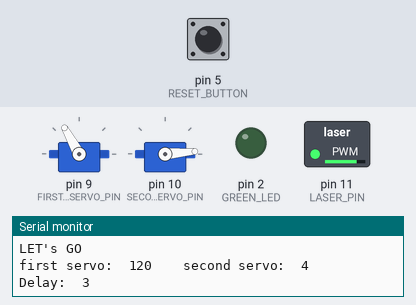
Simulated run of this sketch. Board: Arduino Uno, built with avr-gcc and run on an emulated ATmega328P. Parts: 2 × servo, switched loads named in the sketch (green lamp = pin HIGH), output pins drawn as LEDs (lit = HIGH), the last lines printed to the serial monitor. The inputs (shaded band) are chosen by the test bench; at power-on: pin 5 (RESET_BUTTON) LOW. Random numbers use the default seed unless the sketch sets one.

Above: at 16.6 s.
16.7 s: pin 5 (RESET_BUTTON) pulled HIGH for 3.2 s
At 21.1 s:
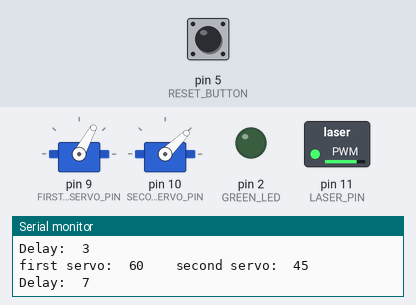
At 28.8 s:
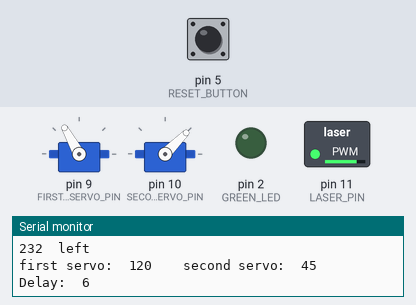
Timing chart, 0 to 29.7 s (numbered marks = the images above; inputs shaded):
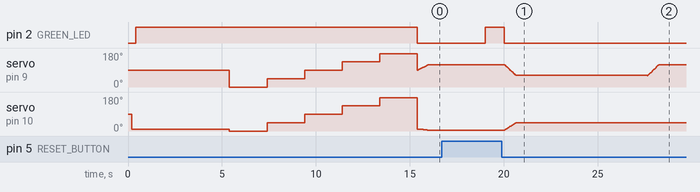

The sketch:

LaserCatToy.ino
```cpp
/** source:
    https://github.com/TrashRobotics/LaserCatToy/blob/main/laser_toy/laser_toy_en.ino
*/

#include <Servo.h>
#include <FastLED.h>

#define FIRST_LINK_SERVO_PIN  9   // pin of the first link servo
#define SECOND_LINK_SERVO_PIN 10  // pin of the second link servo
#define LASER_PIN             11  // laser pin
#define RESET_BUTTON 5
#define GREEN_LED 2


#define BASE_FIRST_LINK_SERVO_POS   90  // base position of servos (in degrees)
#define BASE_SECOND_LINK_SERVO_POS  10

#define MIN_FIRST_LINK_SERVO_POS    60  // minimum angle that the first servo can take
#define MAX_FIRST_LINK_SERVO_POS    120 // maximum angle that the first servo can take

#define MIN_SECOND_LINK_SERVO_POS    2  // minimum angle that the second servo can take
#define MAX_SECOND_LINK_SERVO_POS    45  // maximum angle that the second servo can take

#define LASER_BRIGHTNESS  200 // яlaser brightness
#define SERVO_DELAY       6
#define seconds() (millis()/1000)
#define FOUR 4*60
bool laser_on;
Servo firstLinkServo;   // first link servo
Servo secondLinkServo;  // second link servo
void sanity_check(int sec_hold = 3);
void idle_pos();
int angle_diff = 10;
int start_tic;

uint8_t fsp_v=BASE_FIRST_LINK_SERVO_POS;
uint8_t ssp=BASE_SECOND_LINK_SERVO_POS;
#define ANGLE_BIAS 15

void setup() {
  Serial.begin(9600);
  pinMode(LASER_PIN, OUTPUT);
  pinMode(GREEN_LED, OUTPUT);

  pinMode(RESET_BUTTON, INPUT);

  analogWrite(LASER_PIN, LOW);
  laser_on = false;
  digitalWrite(GREEN_LED, LOW);

  firstLinkServo.attach(FIRST_LINK_SERVO_PIN);      // bind drives to ports
  secondLinkServo.attach(SECOND_LINK_SERVO_PIN);    //

  firstLinkServo.write(BASE_FIRST_LINK_SERVO_POS);  // set to base position
  delay(200);
  secondLinkServo.write(BASE_SECOND_LINK_SERVO_POS); // set to base position
  delay(200);
  Serial.println("ZERO");
  digitalWrite(GREEN_LED, HIGH);

  secondLinkServo.write(BASE_SECOND_LINK_SERVO_POS);
  delay(5000);
  sanity_check(2);

  Serial.println("LET's GO");
  analogWrite(LASER_PIN, LASER_BRIGHTNESS);  // start the laser
  laser_on = true;
  digitalWrite(GREEN_LED, LOW);

  start_tic = seconds();
}


void loop() {
  EVERY_N_SECONDS(10) {
    int tic_tac = FOUR - (seconds() - start_tic);
    if (tic_tac >= 0) {
      Serial.print(tic_tac);
      Serial.println("  left");
    }
  }
  if ((seconds() - start_tic) < FOUR) {


    //uint8_t fsp = random(MIN_FIRST_LINK_SERVO_POS, MAX_FIRST_LINK_SERVO_POS);     // set the first servo to a random position
    //uint8_t ssp = random(MIN_SECOND_LINK_SERVO_POS, MAX_SECOND_LINK_SERVO_POS);   // set the second servo to a random position


    // relative movement for close changes
    uint8_t fsp = random(fsp-ANGLE_BIAS, fsp+ANGLE_BIAS);     // set the first servo to a random position
    uint8_t ssp = random(ssp-ANGLE_BIAS, ssp+ANGLE_BIAS);   // set the second servo to a random positio

    // top and bottom limits
    if (fsp<MIN_FIRST_LINK_SERVO_POS) fsp=MIN_FIRST_LINK_SERVO_POS;
    else if (fsp>MAX_FIRST_LINK_SERVO_POS) fsp=MAX_FIRST_LINK_SERVO_POS;

    if (ssp<MIN_SECOND_LINK_SERVO_POS) ssp=MIN_SECOND_LINK_SERVO_POS;
    else if (ssp>MAX_SECOND_LINK_SERVO_POS) ssp=MAX_SECOND_LINK_SERVO_POS;

    slowSetServosPos(fsp, ssp, 100, SERVO_DELAY);   // slow change of servo positions (blocking)
    delay(rand_delay());

  }
  if (((seconds() - start_tic) > FOUR) &&  laser_on) {
    analogWrite(LASER_PIN, 0);  // shut the laser
    laser_on = false;
    idle_pos();
    Serial.println("TIME IS UP");

  }

  if (digitalRead(RESET_BUTTON) == HIGH) {
    start_tic = seconds();
    digitalWrite(GREEN_LED, HIGH);
    delay(1000);
    digitalWrite(GREEN_LED, LOW);
    analogWrite(LASER_PIN, LASER_BRIGHTNESS);  // start the laser
    laser_on = true;


  }
}

#define MILLIS_TO_SEC 1000
int rand_delay() {

  //  Serial.print("Delay:  "); Serial.println((millis() % 4 + 2));
  //  return (millis() % 4 + 2) * MILLIS_TO_SEC;
  int hold = abs((angle_diff / 10));
  Serial.print("Delay:  "); Serial.println(hold);
  return hold * MILLIS_TO_SEC;
}
void slowSetServosPos(uint8_t flsPos, uint8_t slsPos, uint8_t steps, uint8_t dt)
{
  static uint8_t flsLastPos = BASE_FIRST_LINK_SERVO_POS;    // previous servo positions (start value centered)
  static uint8_t slsLastPos = BASE_SECOND_LINK_SERVO_POS;   //
  Serial.print("first servo:  "); Serial.print(flsLastPos +  (flsPos - flsLastPos));
  Serial.print("    second servo:  "); Serial.println(slsLastPos + (slsPos - slsLastPos));
  angle_diff = sqrt(pow((flsPos - flsLastPos), 2) + pow((slsPos - slsLastPos), 2));
  for (uint8_t i = 0; i < steps; i++) {     //  add each step a little to the current positions
    firstLinkServo.write(flsLastPos + i * (flsPos - flsLastPos) / steps);

    secondLinkServo.write(slsLastPos + i * (slsPos - slsLastPos) / steps);

    delay(dt);
  }
  flsLastPos = flsPos;  // update past positions
  slsLastPos = slsPos;
}

void idle_pos() {

  secondLinkServo.write(90);
  firstLinkServo.write(90);

}

void sanity_check(int sec_hold = 3) {
  secondLinkServo.write(0);
  firstLinkServo.write(0);
  Serial.println("0");
  int hold = sec_hold * 1000;
  delay(hold);
  secondLinkServo.write(45);
  firstLinkServo.write(45);

  Serial.println("45");

  delay(hold);
  secondLinkServo.write(90);
  firstLinkServo.write(90);

  Serial.println("90");

  delay(hold);
  secondLinkServo.write(135);
  firstLinkServo.write(135);

  Serial.println("135");

  delay(hold);
  secondLinkServo.write(175);
  firstLinkServo.write(175);

  Serial.println("175");

  delay(hold);
}
```

Measured:
- after the input at 16.7 s, pin 2 (GREEN_LED): LOW → HIGH after 2.3 s, → LOW 1.0 s later
